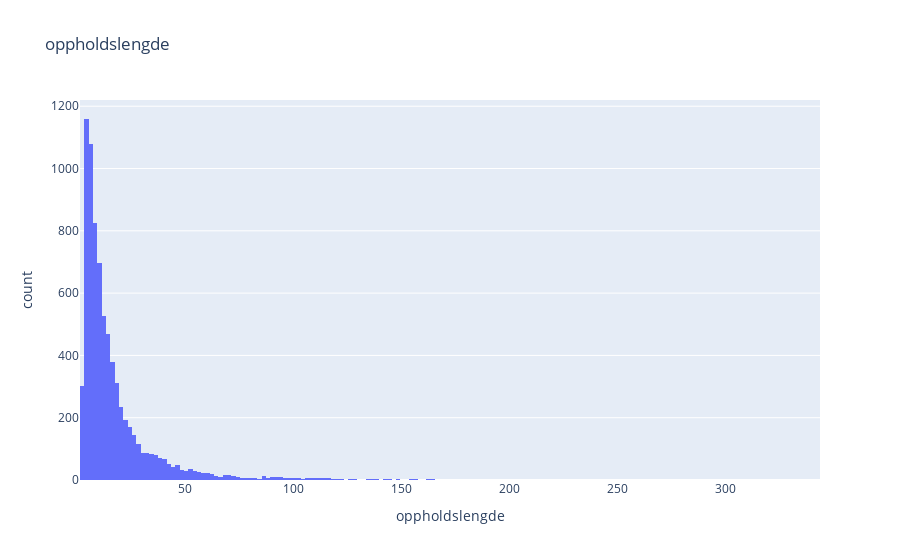

The cell this chart's notebook holds for it:
### Code cell
#se oppholdslengden
hosptial_num = hospital_df[["oppholdslengde"]]
histogram(hosptial_num)

### Figure 1 — Plotly figure (JSON) as saved in the notebook; plotly's stock layout.template omitted (floating-point values rounded to 4 significant figures; data arrays with more than 128 entries replaced by an {"elided": "..."} marker saying what was removed)
{"data": [{"alignmentgroup": "True", "bingroup": "x", "hovertemplate": "oppholdslengde=%{x}<br>count=%{y}<extra></extra>", "legendgroup": "", "marker": {"color": "#636efa", "pattern": {"shape": ""}}, "name": "", "offsetgroup": "", "orientation": "v", "showlegend": false, "type": "histogram", "x": {"elided": "7734 int values"}, "xaxis": "x", "yaxis": "y"}], "layout": {"barmode": "relative", "legend": {"tracegroupgap": 0}, "title": {"text": "oppholdslengde"}, "xaxis": {"anchor": "y", "domain": [0, 1], "title": {"text": "oppholdslengde"}}, "yaxis": {"anchor": "x", "domain": [0, 1], "title": {"text": "count"}}}}
